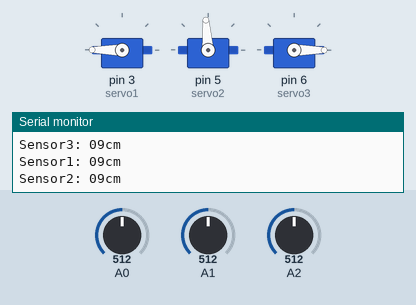
Recording of a sketch running on a simulated Arduino Uno, built with avr-gcc and run on an emulated ATmega328P. Parts: 3 × servo, the last lines printed to the serial monitor. The inputs (shaded band) are chosen by the test bench; at power-on: A2 = 512, A1 = 512, A0 = 512.

Above: at 1.2 s.
1.3 s: A2 set to 470
At 1.9 s:
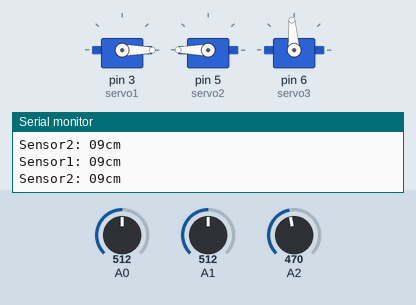
2.8 s: A1 set to 496
5.8 s: A1 set to 473
At 6.2 s:
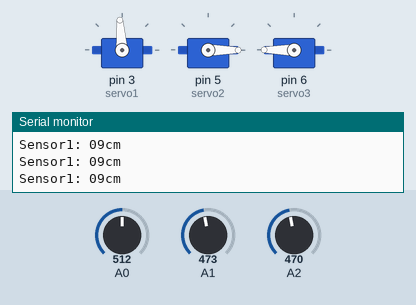
7.3 s: A1 set to 511
At 7.9 s:
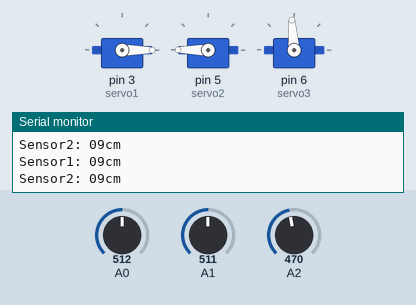
10.3 s: A1 set to 306
At 11.2 s:
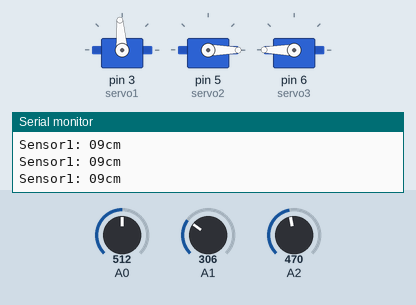
Timing chart, 0 to 13.3 s (numbered marks = the images above; inputs shaded):
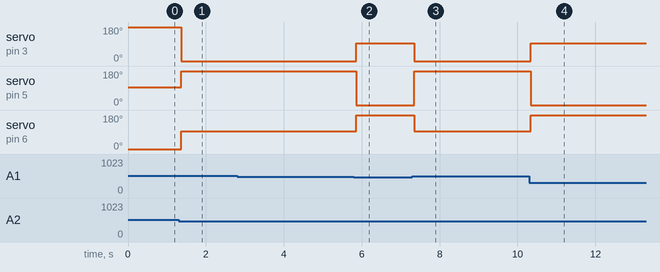

Measured:
- the behaviour switches between 488 and 487 on A2 (found by bisection; images 0 and 1)
- the behaviour switches between 488 and 487 on A1 (found by bisection; images 1 and 2)
- after the input at 1.3 s, servo on pin 3 (servo1): 180° → 0° after 0.07 s; servo on pin 5 (servo2): 94° → 180° after 0.07 s; servo on pin 6 (servo3): 0° → 94° after 0.07 s
- after the input at 5.8 s, servo on pin 3 (servo1): 0° → 94° after 0.06 s; servo on pin 5 (servo2): 180° → 0° after 0.06 s; servo on pin 6 (servo3): 94° → 180° after 0.06 s
- after the input at 7.3 s, servo on pin 3 (servo1): 94° → 0° at once; servo on pin 5 (servo2): 0° → 180° at once; servo on pin 6 (servo3): 180° → 94° at once
- after the input at 10.3 s, servo on pin 3 (servo1): 0° → 94° at once; servo on pin 5 (servo2): 180° → 0° at once; servo on pin 6 (servo3): 94° → 180° at once

The sketch:

Hexabot.ino
```cpp
#include <Servo.h>

////////////////////////////////////
// Defining The Servos And Sensers//
////////////////////////////////////

Servo servo1;
Servo servo2;
Servo servo3;
char sensor1;
char sensor2;
char sensor3;

// Setup the servos
void setup(){
    Serial.begin(9600);
    servo1.attach(3);
    servo2.attach(5);
    servo3.attach(6);
}

// Run the loop
void loop(){
    sensor1 = readRange(0);
    sensor2 = readRange(1);
    sensor3 = readRange(2);
    printRange("Sensor1: ", sensor1);
    printRange("Sensor2: ", sensor2);
    printRange("Sensor3: ", sensor3);

    if ((sensor1 > 1) && (sensor1 < 10)) {
      Foward();
    }

    if ((sensor2 > 1) && (sensor2 < 10)) {
      BackRight();
    }

    if ((sensor3 > 1) && (sensor3 < 10)) {
      BackLeft();
    }
}

// Reads sensor value
float readRange(byte pin) {
    int tmp = analogRead(pin);

    if (tmp < 3) {
        return -1;
    }

    return (6787.0 / ((float)tmp - 3.0)) - 4.0;
}

// Moves robot forward
void Foward() {
    servo1.write(94);
    servo2.write(0);
    servo3.write(180);
}

// Move robot back left
void BackLeft() {
    servo1.write(180);
    servo2.write(94);
    servo3.write(0);
  }

// Move robot back right
void BackRight() {
    servo1.write(0);
    servo2.write(180);
    servo3.write(94);
}

// Prints sensor value
void printRange(String sensorName, char sensor) {

    char a = sensor / 10;
    char b = sensor % 10;
    int val = a * 10 + b;

    if (val < 10 && val > 0) {
        Serial.print(sensorName);
        Serial.print(a, DEC);
        Serial.print(b, DEC);
        Serial.println("cm");
    }
}
```
